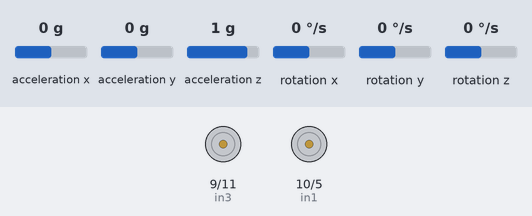
Bench run of a sketch on a simulated Arduino Uno, built with avr-gcc and run on an emulated ATmega328P. On the bench: motor-driver pin pairs drawn as motors (green arrow = first pin HIGH = forward, orange = second pin HIGH = backward, longer = more drive). Wiring (inferred from the names in the program): MPU-6050 motion sensor at I2C address 0x68. The inputs (shaded band) are chosen by the test bench; at power-on: rotation y 0 °/s, acceleration x 0 g, acceleration y 0 g, acceleration z 1 g, rotation x 0 °/s, rotation z 0 °/s.

Above: at 1.4 s.
1.5 s: rotation y set to -192 °/s
At 1.74 s:
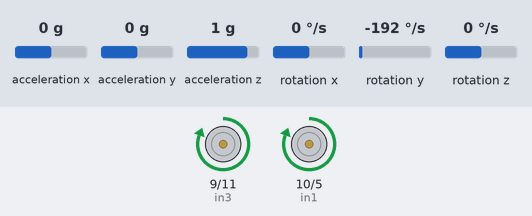
Timing chart, 0 to 4.5 s (numbered marks = the images above; inputs shaded):
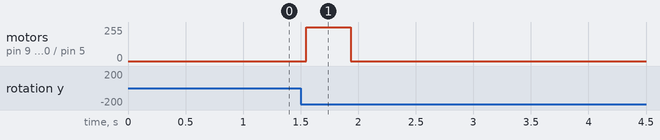

The sketch:

balance_MX1508.ino
```cpp
#include <Wire.h>

// MPU6050
const int MPU_addr=0x68;  // I2C address of the MPU-6050
int16_t acX,acY,acZ,tmp,gyX,gyY,gyZ;

float angle = 0;
float error_slow = 0;
float error_slower = 0;

// Motor Outputs (PWM)
int in1 = 10;
int in2 = 5;
int in3 = 9;
int in4 = 11;

// Timing
long t = 0;

void setup() {
  pinMode(in1, OUTPUT);
  pinMode(in2, OUTPUT);
  pinMode(in3, OUTPUT);
  pinMode(in4, OUTPUT);

  wakeUpMPU();

  error_slow = 0;
  error_slower = 0;
}

void loop() {
  t = millis();

  getMPU();
  angle = angle + gyY * .005; // if you want to include acceleration ((1-f) * (angle + gyY * .005) + f * acZ);

  float error = angle + error_slow + error_slower;

  error_slow += error * .04; // learn better set point short run
  error_slower += error * .001; // learn better set point long run

  error_slow *= 0.99;

  float Output = error * .2;

  if (Output > 255) {
    Output = 255;
  } else if (Output < -255) {
    Output = -255;
  }

  if (abs(angle) > 9000) {
    motorA(0);
    motorB(0);
    error_slow = 0;
    error_slower = 0;
    delay(5000);
  } else {
    motorA(int(Output));
    motorB(int(Output));
  }

  while (millis() <= t + 5);
}

void motorA(int spd) {
  if (spd < 0) {
    analogWrite(in2,0);
    analogWrite(in1,-spd);
  } else {
    analogWrite(in2,spd);
    analogWrite(in1,0);
  }
}

void motorB(int spd) {
  if (spd < 0) {
    analogWrite(in4,0);
    analogWrite(in3,-spd);
  } else {
    analogWrite(in4,spd);
    analogWrite(in3,0);
  }
}

void wakeUpMPU() {
  Wire.setClock(400000);
  Wire.begin();
  delay(250);

  Wire.beginTransmission(MPU_addr);
  Wire.write(0x6B);  // PWR_MGMT_1 register
  Wire.write(0x00);     // set to zero (wakes up the MPU-6050)
  Wire.endTransmission(true);
}

void getMPU() {
  Wire.beginTransmission(MPU_addr);
  Wire.write(0x3B);  // starting with register 0x3B (ACCEL_XOUT_H)
  Wire.endTransmission(false);
  Wire.requestFrom(MPU_addr, 14, true);  // request a total of 14 registers
  acX=Wire.read()<<8|Wire.read();  // 0x3B (ACCEL_XOUT_H) & 0x3C (ACCEL_XOUT_L)
  acY=Wire.read()<<8|Wire.read();  // 0x3D (ACCEL_YOUT_H) & 0x3E (ACCEL_YOUT_L)
  acZ=Wire.read()<<8|Wire.read();  // 0x3F (ACCEL_ZOUT_H) & 0x40 (ACCEL_ZOUT_L)
  tmp=Wire.read()<<8|Wire.read();  // 0x41 (TEMP_OUT_H) & 0x42 (TEMP_OUT_L)
  gyX=Wire.read()<<8|Wire.read();  // 0x43 (GYRO_XOUT_H) & 0x44 (GYRO_XOUT_L)
  gyY=Wire.read()<<8|Wire.read();  // 0x45 (GYRO_YOUT_H) & 0x46 (GYRO_YOUT_L)
  gyZ=Wire.read()<<8|Wire.read();  // 0x47 (GYRO_ZOUT_H) & 0x48 (GYRO_ZOUT_L)
  Wire.endTransmission(true);
  tmp = tmp/340.00+36.53; // to degrees C from datasheet
}
```

Measured:
- after the input at 1.5 s, motor on pin 9 (in3) / pin 11 (in4), motor on pin 10 (in1) / pin 5 (in2): stopped → forward 255/255 after 0.05 s, → stopped 0.38 s later
